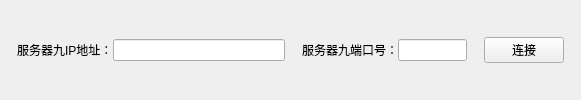
      <widget class="QWidget" name="ui_lamp_serverinfo_widget_33" native="true">
       <layout class="QHBoxLayout" name="horizontalLayout_42" stretch="1,2,10,1,2,4,1,4,1">
        <property name="spacing">
         <number>0</number>
        </property>
        <property name="leftMargin">
         <number>0</number>
        </property>
        <property name="topMargin">
         <number>0</number>
        </property>
        <property name="rightMargin">
         <number>0</number>
        </property>
        <property name="bottomMargin">
         <number>0</number>
        </property>
        <item>
         <spacer name="horizontalSpacer_163">
          <property name="orientation">
           <enum>Qt::Horizontal</enum>
          </property>
          <property name="sizeHint" stdset="0">
           <size>
            <width>18</width>
            <height>20</height>
           </size>
          </property>
         </spacer>
        </item>
        <item>
         <widget class="QLabel" name="label_81">
          <property name="text">
           <string>服务器九IP地址：</string>
          </property>
         </widget>
        </item>
        <item>
         <widget class="QLineEdit" name="ui_lamp_server_ip9_3"/>
        </item>
        <item>
         <spacer name="horizontalSpacer_164">
          <property name="orientation">
           <enum>Qt::Horizontal</enum>
          </property>
          <property name="sizeHint" stdset="0">
           <size>
            <width>18</width>
            <height>20</height>
           </size>
          </property>
         </spacer>
        </item>
        <item>
         <widget class="QLabel" name="label_82">
          <property name="text">
           <string>服务器九端口号：</string>
          </property>
         </widget>
        </item>
        <item>
         <widget class="QLineEdit" name="ui_lamp_server_port9_3"/>
        </item>
        <item>
         <spacer name="horizontalSpacer_165">
          <property name="orientation">
           <enum>Qt::Horizontal</enum>
          </property>
          <property name="sizeHint" stdset="0">
           <size>
            <width>17</width>
            <height>20</height>
           </size>
          </property>
         </spacer>
        </item>
        <item>
         <widget class="QPushButton" name="ui_lamp_connect_btn9_3">
          <property name="text">
           <string>连接</string>
          </property>
         </widget>
        </item>
        <item>
         <spacer name="horizontalSpacer_166">
          <property name="orientation">
           <enum>Qt::Horizontal</enum>
          </property>
          <property name="sizeHint" stdset="0">
           <size>
            <width>40</width>
            <height>20</height>
           </size>
          </property>
         </spacer>
        </item>
       </layout>
      </widget>
